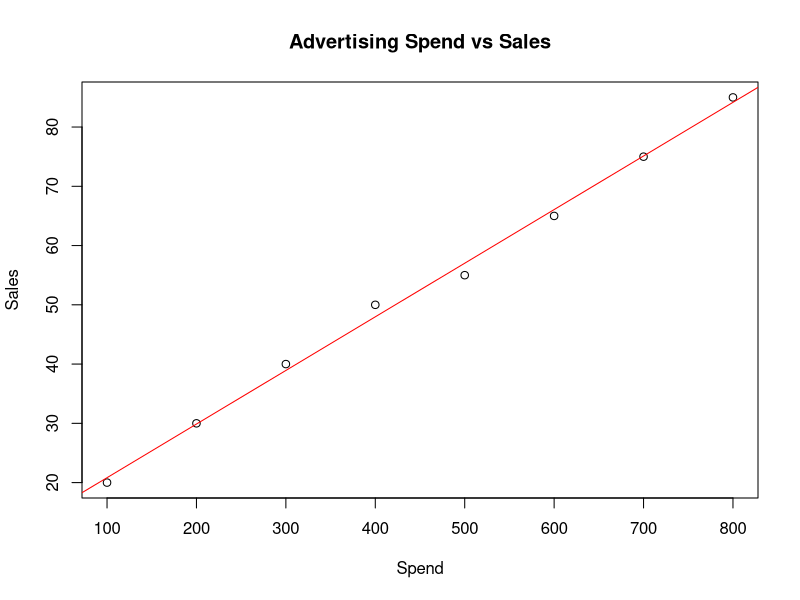

Reproduce this figure in R.
# EXPERIMENT 19: Simple Linear Regression (Sales ~ Spend)
# INPUT DATA: An illustrative advertising dataset is created below.
# Spend = 100,200,...,800; Sales = 20,30,40,50,55,65,75,85.
# Prediction inputs: Spend = 250, 450, 750.
# This is sample data, not the original external Advertising dataset.

advertising <- data.frame(
  Spend=c(100, 200, 300, 400, 500, 600, 700, 800),
  Sales=c(20, 30, 40, 50, 55, 65, 75, 85)
)

model <- lm(Sales ~ Spend, data=advertising)
print(summary(model))

new_data <- data.frame(Spend=c(250, 450, 750))
predictions <- predict(model, newdata=new_data)
print(predictions)

plot(advertising$Spend, advertising$Sales,
     main="Advertising Spend vs Sales",
     xlab="Spend", ylab="Sales")
abline(model, col="red")
